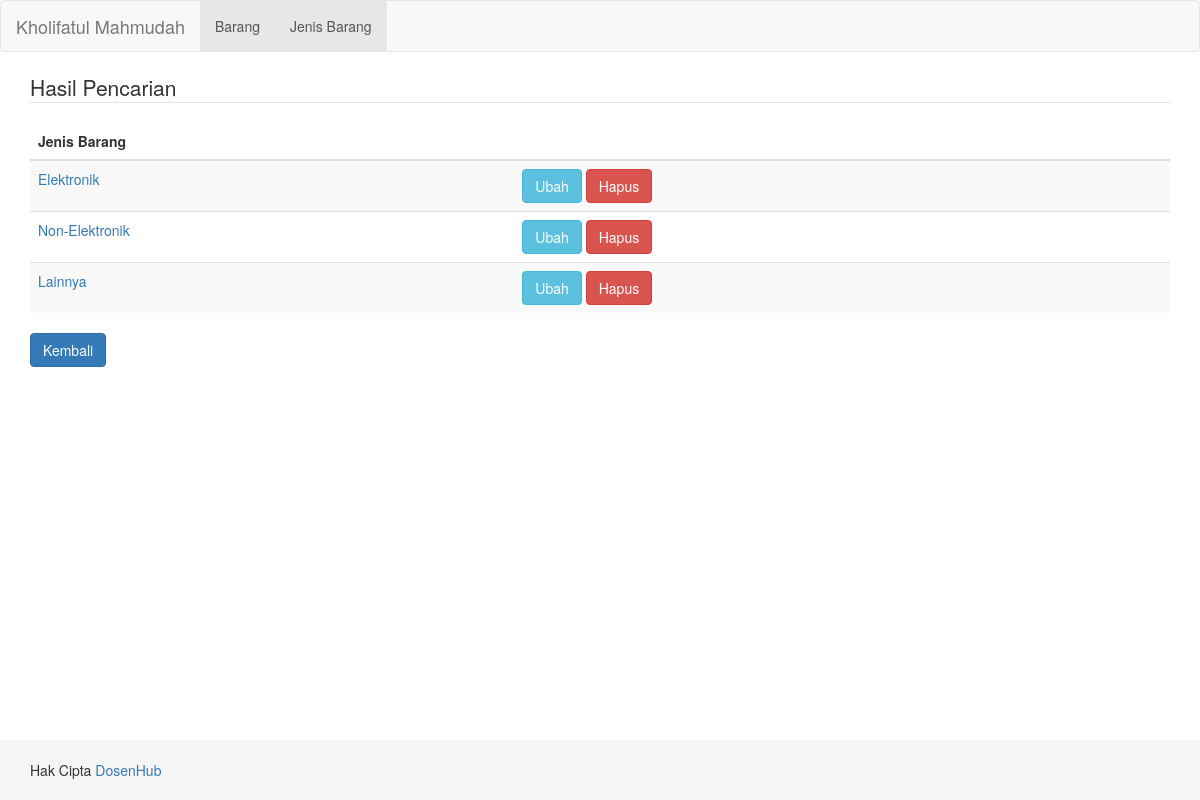
Screenshot of /index.php/jenisbarang/hasil with the database file from the repository.
### tables this page shows
CREATE TABLE `jenisbarang` (
  `id_jenis` int(11) NOT NULL,
  `nama_jenis` varchar(50) DEFAULT NULL
);

### application/controllers/JenisBarang.php (called while the page is built, shortened)
<?php
    class JenisBarang extends CI_Controller {
        public function __construct()
        {
            $this->load->helper('url', 'form');
            $this->load->library('form_validation');
		    $this->load->library('pagination');
            $this->load->model('JenisBarang_model');
        }
        public function hasil()
        {
            $data2['cari'] = $this->JenisBarang_model->cari();
            $this->load->view('jenisbarang/searchresult', $data2);
        }
    }

### index.php (called while the page is built, shortened)
<?php
require_once BASEPATH.'core/CodeIgniter.php';

### application/models/JenisBarang_model.php (called while the page is built, shortened)
<?php
    class JenisBarang_model extends CI_Model {
        public function cari()
	    {
            $cari = $this->input->GET('cari', TRUE);
            $data = $this->db->query("SELECT * from jenisbarang where nama_jenis like '%$cari%' ");
            return $data->result();
	    }
    }

### application/views/jenisbarang/searchresult.php (the view, shortened to what this page needs)
<div class="container">
  <legend>Hasil Pencarian </legend>
  <?php if (isset($cari)) { ?>
  <table class="table table-striped">
    <thead>
        <th>Jenis Barang</th>
        <th></th>
    </thead>
    <tbody>
    <?php if(count($cari) > 0 ) {
    foreach ($cari as $data) { ?>
    <tr>
      <td>
        <a href="<?php echo base_url('jenisbarang/show/'.$data->id_jenis) ?>">
        <?php echo $data->nama_jenis ?>
      </td>
      <td>
        <?php echo form_open('jenisbarang/destroy/'.$data->id_jenis)  ?>
        <a class="btn btn-info" href="<?php echo base_url('jenisbarang/edit/'.$data->id_jenis) ?>">
          Ubah
        </a>
        <button type="submit" class="btn btn-danger" onclick="return confirm('Apakah anda yakin?')">Hapus</button>
        <?php echo form_close() ?>
      </td>
    </tr>
    <?php } ?>
    </tbody>
    </table>
    <?php } ?>
    <?php } else { ?>
    <div>Tidak ada data</div>
    <?php } ?>
    <a class="btn btn-primary" href="<?php echo base_url('jenisbarang/index') ?>">
    Kembali
    </a>
</div>

### rows the page displays
jenisbarang: nama_jenis "Elektronik"
jenisbarang: nama_jenis "Non-Elektronik"
jenisbarang: nama_jenis "Lainnya"
